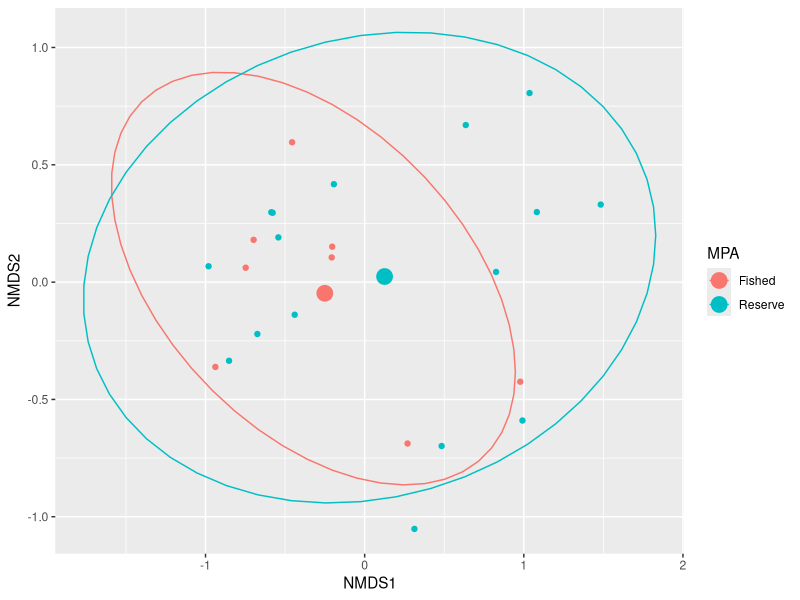
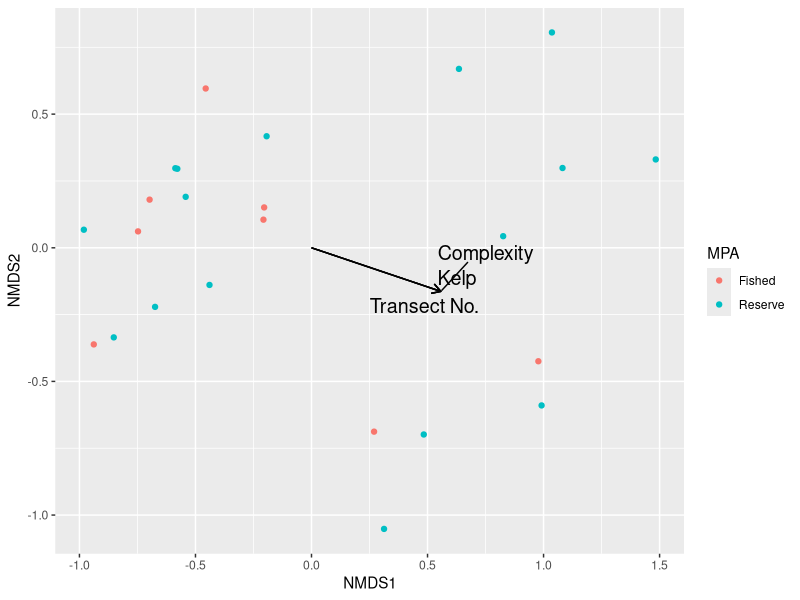

Reproduce these figures in R, in order.
# About ========================================================================

# Title: Multivariate analysis for Maria Island Data (KSM308)
# Date: April 2025
# Author: Freddie Heather

# Imports data
# Visualises data  via ordination (nMDS)
# Relate environmental data to abundance counts (adonis)
# Generates figures

# Ecological distances: https://www.youtube.com/watch?v=xyufizOpc5I
# Great tutorial on nMDS: https://riffomonas.org/code_club/2022-02-14-nmds
# Another good tutorial on nMDS in R: https://www.rpubs.com/RGrieger/545184

# Important: 
# 1. Make sure you are working inside an R project
# 2. Make sure the datafiles "multivariate_analysis.R" and "predictor_table.csv" are within your project working directory

# Packages =====================================================================

# install.packages("tidyverse") # run this line of code if you haven't installed the tidyverse on your computer
# install.packages("vegan")
# install.packges("ggrepel")
library(tidyverse)
library(vegan)
library(ggrepel)

# Import =======================================================================

resp_vars <- read_csv("multivariate_response_vars.csv") 
pred_vars <- read_csv("predictor_table.csv")

# Data checking ================================================================

resp_vars # has NA instead of zeros
pred_vars # has some blank columns

# Check to make sure the columns are of the right class (dbl or chr)

# Data wrangling ===============================================================

# mutate_at: replace SOME cols with NA values with zero
resp_vars_clean <- 
  resp_vars %>% 
  mutate_at(.vars = vars(-sample), # everything except 'sample' col
            .funs = replace_na, 
            replace = 0) 

# mutate_all: replace ALL the NA values with zero
resp_vars_clean <- 
  resp_vars %>% 
  mutate_all(.funs = replace_na, replace = 0) 

pred_vars_clean <- 
  pred_vars %>% 
  discard(~all(is.na(.))) %>%  # gets rid of those blank cols
  filter(!is.na(sample))

# Data visualisation ===========================================================

# convert to a numeric matrix
abundance_matrix <- 
  resp_vars_clean %>% 
  # mutate_if(is.numeric, log1p) %>% # log(x+1) transformation
  column_to_rownames("sample") %>% # cannot have chr col (move to rownames)
  as.matrix() 

# Calculating distance
# Bray curtis dissimilarity: https://www.statisticshowto.com/bray-curtis-dissimilarity/
distance_matrix <- 
  abundance_matrix %>% 
  vegdist(method = "bray")

set.seed(1) # so gives same result each time (because nmds includes randomness)
nmds <- metaMDS(distance_matrix)
# stress = approx 0.1518329 

# data for plotting
nmds_vals <- 
  scores(nmds) %>% 
  as_tibble(rownames = "sample") %>% 
  left_join(pred_vars_clean, by = join_by(sample)) # adding predictor vars here

# calculate centroids of data
elps_center <- 
  nmds_vals %>% 
  summarise(NMDS1 = mean(NMDS1), 
            NMDS2 = mean(NMDS2), 
            .by = MPA)

# play with colouring points to identify drivers
nmds_vals %>% 
  ggplot() +
  aes(x = NMDS1, 
      y = NMDS2, 
      col = MPA, # change colour of points
  ) +
  geom_point(
    # aes(pch = as.character(Depth)) # change shape of point
  ) +
  stat_ellipse(level = 0.9) + # adds ellipses (level default = 0.95)
  geom_point(data = elps_center, size = 5)

# Detecting statistical difference =============================================

# Using the adonis function

# Great tutorial on adonis: https://www.youtube.com/watch?v=1ETBgbXl-BM
# Note the use of adonis2 here (adonis used in the above video is depreciated).

# Response var NEEDS to be a distance matrix
class(distance_matrix) # class == "dist"
adonis2(formula = distance_matrix ~ nmds_vals$MPA) # no sig effect of MPA

# if we have two predictor vars
adonis2(formula = distance_matrix ~ nmds_vals$MPA + nmds_vals$vis) 


# Adding environmental vars or significant species =============================

# adding arrows (vectors) to the NMDS plot
# Can be enviro vars (e.g. depth) or can be species abundance (E.g. Species A)

vec_env <- envfit(nmds, pred_vars_clean %>% column_to_rownames("sample"), na.rm = TRUE)
vec_spp <- envfit(nmds, resp_vars_clean %>% column_to_rownames("sample"), na.rm = TRUE)

sig_vectors <- 
  scores(vec_env, display = "vectors") %>% 
  as_tibble(rownames = "species") %>% 
  mutate(pval = vec_env$vectors$pvals) %>% 
  filter(pval < 0.05)

nmds_vals %>% 
  ggplot() +
  aes(x = NMDS1, 
      y = NMDS2
  ) +
  geom_point(aes(col = MPA)) +
  geom_segment(
    aes(
      x = 0, 
      y = 0, 
      xend = NMDS1,
      yend = NMDS2
    ),
    data = sig_vectors, 
    arrow = arrow(length = unit(0.25, "cm"))) +
  ggrepel::geom_text_repel(data = sig_vectors,
                           aes(label = species), 
                           cex = 5, 
                           direction = "both")
